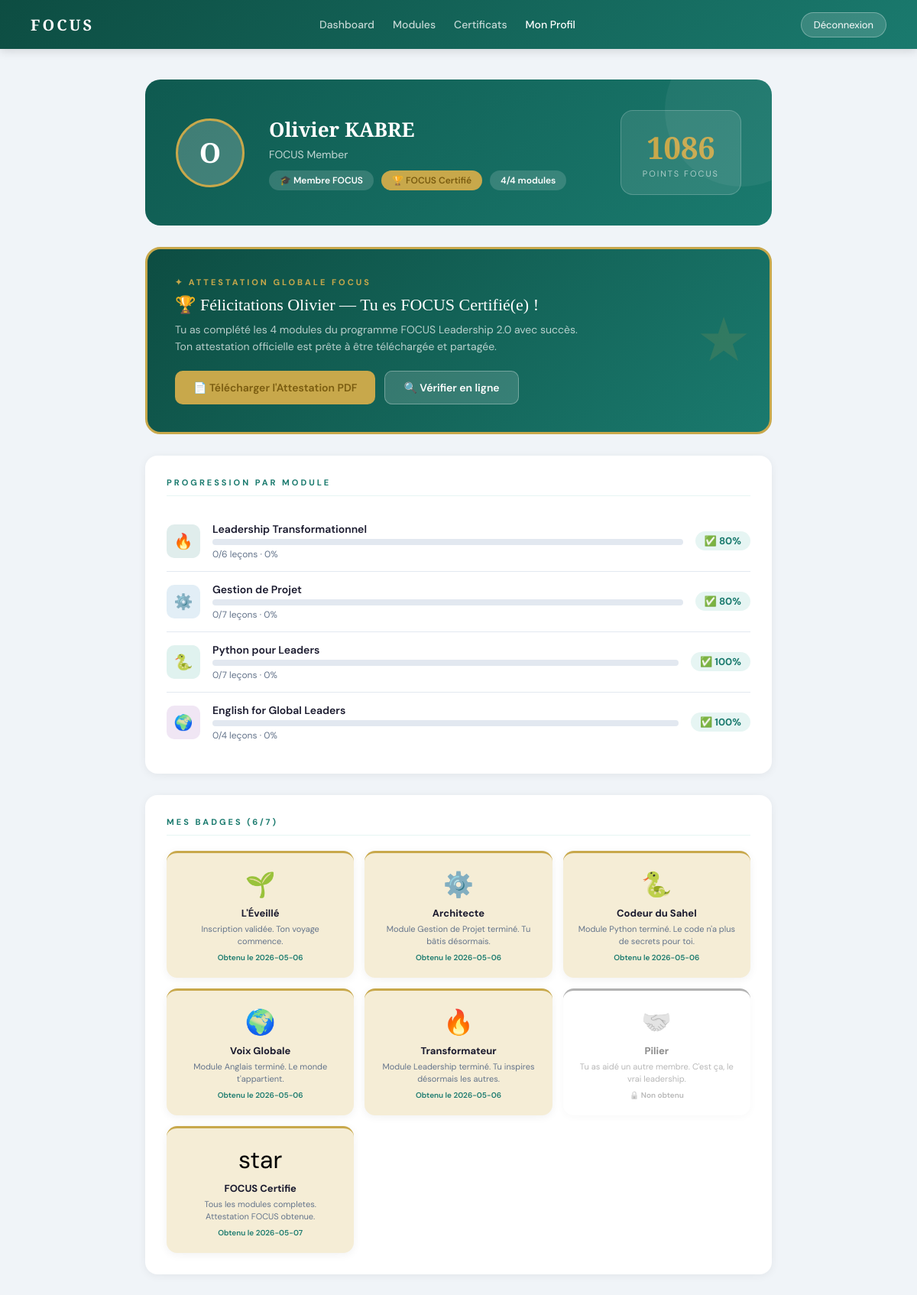
Screenshot of /profile (signed in) with the database file from the repository.
### tables this page shows
CREATE TABLE users (
            id              INTEGER PRIMARY KEY AUTOINCREMENT,
            full_name       TEXT    NOT NULL,
            email           TEXT    NOT NULL UNIQUE,
            password_hash   TEXT    NOT NULL,
            role            TEXT    NOT NULL DEFAULT 'member'
                                    CHECK(role IN ('member', 'admin')),
            establishment   TEXT,
            city            TEXT,
            bio             TEXT,
            avatar_url      TEXT,
            status          TEXT    NOT NULL DEFAULT 'pending'
                                    CHECK(status IN ('pending', 'active', 'suspended')),
            points          INTEGER NOT NULL DEFAULT 0,
            created_at      TEXT    NOT NULL DEFAULT (datetime('now')),
            last_login      TEXT,
            email_verified  INTEGER NOT NULL DEFAULT 0
        );

CREATE TABLE modules (
            id              INTEGER PRIMARY KEY AUTOINCREMENT,
            slug            TEXT    NOT NULL UNIQUE,
            title           TEXT    NOT NULL,
            description     TEXT,
            icon            TEXT,
            color           TEXT    NOT NULL DEFAULT '#1A7A6E',
            order_index     INTEGER NOT NULL DEFAULT 0,
            is_published    INTEGER NOT NULL DEFAULT 1,
            passing_score   INTEGER NOT NULL DEFAULT 70,
            created_at      TEXT    NOT NULL DEFAULT (datetime('now'))
        );

CREATE TABLE certificates (
            id              INTEGER PRIMARY KEY AUTOINCREMENT,
            certificate_uid TEXT    NOT NULL UNIQUE,
            user_id         INTEGER NOT NULL REFERENCES users(id) ON DELETE CASCADE,
            module_id       INTEGER NOT NULL REFERENCES modules(id) ON DELETE CASCADE,
            issued_at       TEXT    NOT NULL DEFAULT (datetime('now')),
            final_score     INTEGER NOT NULL,
            pdf_path        TEXT,
            is_valid        INTEGER NOT NULL DEFAULT 1
        );

CREATE TABLE badges (
            id              INTEGER PRIMARY KEY AUTOINCREMENT,
            slug            TEXT    NOT NULL UNIQUE,
            name            TEXT    NOT NULL,
            description     TEXT    NOT NULL,
            icon            TEXT    NOT NULL,
            color           TEXT    NOT NULL DEFAULT '#C8A84B',
            trigger_type    TEXT    NOT NULL
                                    CHECK(trigger_type IN (
                                        'registration',
                                        'module_complete',
                                        'helped_member',
                                        'perfect_score',
                                        'streak',
                                        'manual'
                                    )),
            trigger_value   TEXT,
            points_reward   INTEGER NOT NULL DEFAULT 50,
            is_active       INTEGER NOT NULL DEFAULT 1
        );

CREATE TABLE user_badges (
            id              INTEGER PRIMARY KEY AUTOINCREMENT,
            user_id         INTEGER NOT NULL REFERENCES users(id) ON DELETE CASCADE,
            badge_id        INTEGER NOT NULL REFERENCES badges(id) ON DELETE CASCADE,
            awarded_at      TEXT    NOT NULL DEFAULT (datetime('now')),
            awarded_by      TEXT    NOT NULL DEFAULT 'system',
            UNIQUE(user_id, badge_id)
        );

### app.py (the view)
@app.route('/profile')
def profile():
    user = get_current_user()
    if user is None:
        session.clear()
        return redirect(url_for('login'))
    from attestation_focus import ensure_tables, check_all_modules_completed, issue_global_attestation, get_user_certs_detail
    ensure_tables()
    all_completed, completed_count, total_count = check_all_modules_completed(user['id'])
    progress = get_user_module_progress(user['id'])
    certs = get_user_certs_detail(user['id'])
    cert_map = {c['module_id']: c for c in certs}
    all_badges_list = get_all_badges()
    earned = get_user_badges(user['id'])
    earned_ids = [b['id'] for b in earned]
    uid = issue_global_attestation(user['id']) if all_completed else None
    return render_template('profile.html', user=user,
        all_completed=all_completed, completed_count=completed_count,
        total_count=total_count, progress=progress, cert_map=cert_map,
        all_badges=all_badges_list, earned_badges=earned,
        earned_badge_ids=earned_ids, attestation_uid=uid)

### app.py (called while the page is built)
def get_current_user():
    if "user_id" in session:
        return get_user_by_id(session["user_id"])
    return None

### attestation_focus.py (called while the page is built, shortened)
def get_db():
    conn = sqlite3.connect(DB_PATH)
    conn.execute('PRAGMA foreign_keys = ON')
    conn.row_factory = sqlite3.Row
    return conn

def ensure_tables():
    conn = get_db()
    conn.execute('''CREATE TABLE IF NOT EXISTS global_attestations (
        id INTEGER PRIMARY KEY AUTOINCREMENT,
        attestation_uid TEXT NOT NULL UNIQUE,
        user_id INTEGER NOT NULL,
        issued_at TEXT NOT NULL DEFAULT (datetime('now')),
        pdf_path TEXT,
        is_valid INTEGER NOT NULL DEFAULT 1)''')
    conn.commit()
    conn.close()

def check_all_modules_completed(user_id):
    conn = get_db()
    total = conn.execute('SELECT COUNT(*) FROM modules WHERE is_published=1').fetchone()[0]
    completed = conn.execute('SELECT COUNT(*) FROM certificates WHERE user_id=? AND is_valid=1', (user_id,)).fetchone()[0]
    conn.close()
    return completed >= total, completed, total

def get_user_certs_detail(user_id):
    conn = get_db()
    certs = conn.execute('''SELECT c.*, m.title as module_title, m.icon as module_icon, m.color as module_color, m.slug
        FROM certificates c JOIN modules m ON c.module_id = m.id
        WHERE c.user_id=? AND c.is_valid=1 ORDER BY c.issued_at ASC''', (user_id,)).fetchall()
    conn.close()
    return certs

def issue_global_attestation(user_id):
    ensure_tables()
    conn = get_db()
    existing = conn.execute('SELECT * FROM global_attestations WHERE user_id=? AND is_valid=1', (user_id,)).fetchone()
    if existing:
        conn.close()
        return existing['attestation_uid']

### database/db.py (called while the page is built, shortened)
def get_db():
    conn = sqlite3.connect(DB_PATH)
    conn.execute('PRAGMA foreign_keys = ON')
    conn.row_factory = sqlite3.Row
    return conn

def get_user_by_id(user_id):
    conn = get_db()
    user = conn.execute("SELECT * FROM users WHERE id=?", (user_id,)).fetchone()
    conn.close()
    return user

def get_user_module_progress(user_id):
    conn = get_db()
    modules = conn.execute(
        "SELECT * FROM modules WHERE is_published=1 ORDER BY order_index"
    ).fetchall()
    result = []
    for m in modules:
        completed, total, pct = get_module_completion_rate(user_id, m["id"])
        result.append({
            "module": dict(m),
            "completed": completed,
            "total": total,
            "percent": pct,
        })
    conn.close()
    return result

### templates/profile.html (shortened to what this page needs)
<!DOCTYPE html>
<html lang="fr">
<head>
</head>
<body>
<div class="topbar">
  <a href="/dashboard" class="topbar-logo">FOCUS</a>
  <div class="nav-links">
    <a href="/dashboard" class="nav-link">Dashboard</a>
    <a href="/modules" class="nav-link">Modules</a>
    <a href="/certificates" class="nav-link">Certificats</a>
    <a href="/profile" class="nav-link active">Mon Profil</a>
  </div>
  <a href="/logout" class="btn-logout">Déconnexion</a>
</div>
<div class="main">
  <div class="profile-hero">
    <div class="avatar-big">{{ user['full_name'][0].upper() }}</div>
    <div class="profile-info">
      <h1>{{ user['full_name'] }}</h1>
      <p>{{ user['establishment'] or 'FOCUS Member' }}{% if user['city'] %} · {{ user['city'] }}{% endif %}</p>
      <div class="profile-chips">
        <span class="chip">🎓 Membre FOCUS</span>
        {% if all_completed %}
        <span class="chip chip-gold">🏆 FOCUS Certifié</span>
        {% endif %}
        <span class="chip">{{ completed_count }}/{{ total_count }} modules</span>
      </div>
    </div>
    <div class="points-big">
      <div class="points-num">{{ user['points'] }}</div>
      <div class="points-label">Points FOCUS</div>
    </div>
  </div>
  {% if all_completed %}
  <div class="attestation-card">
    <div class="attestation-label">✦ Attestation Globale FOCUS</div>
    <div class="attestation-title">🏆 Félicitations {{ user['full_name'].split()[0] }} — Tu es FOCUS Certifié(e) !</div>
    <div class="attestation-desc">
      Tu as complété les 4 modules du programme FOCUS Leadership 2.0 avec succès.<br>
      Ton attestation officielle est prête à être téléchargée et partagée.
    </div>
    <div class="attestation-actions">
      <a href="/attestation/download" class="btn btn-gold">📄 Télécharger l'Attestation PDF</a>
      <a href="/verify/attestation/{{ attestation_uid }}" class="btn btn-outline-white" target="_blank">🔍 Vérifier en ligne</a>
    </div>
  </div>
  {% endif %}
  <div class="progress-card">
    <div class="card-title">Progression par Module</div>
    {% for item in progress %}
    {% set m = item.module %}
    <div class="module-progress-item">
      <div class="mod-icon" style="background:{{ m.color }}22">{{ m.icon }}</div>
      <div class="mod-info">
        <div class="mod-name">{{ m.title }}</div>
        <div class="prog-bar">
        </div>
        <div class="prog-meta">{{ item.completed }}/{{ item.total }} leçons · {{ item.percent }}%</div>
      </div>
      {% set cert = cert_map.get(m.id) %}
      {% if cert %}
      <span class="mod-score score-ok">✅ {{ cert.final_score }}%</span>
      {% else %}
      <span class="mod-score score-pending">En cours</span>
      {% endif %}
    </div>
    {% endfor %}
  </div>
  <div class="progress-card">
    <div class="card-title">Mes Badges ({{ earned_badges|length }}/{{ all_badges|length }})</div>
    <div class="badges-grid">
      {% for badge in all_badges %}
      {% set earned = badge.id in earned_badge_ids %}
      <div class="badge-card {% if earned %}earned{% else %}locked{% endif %}">
        <div class="badge-emoji">{{ badge['icon'] }}</div>
        <div class="badge-name">{{ badge['name'] }}</div>
        <div class="badge-desc">{{ badge['description'] }}</div>
        {% if earned %}
        {% for eb in earned_badges %}
        {% if eb['id'] == badge['id'] %}
        <div class="badge-date">Obtenu le {{ eb['awarded_at'][:10] }}</div>
        {% endif %}
        {% endfor %}
        {% else %}
        <div class="badge-date" style="color:var(--soft)">🔒 Non obtenu</div>
        {% endif %}
      </div>
      {% endfor %}
    </div>
  </div>
</div>
</body>
</html>

### rows the page displays
users: full_name "O", full_name "Olivier KABRE", establishment "FOCUS Member", points "1086", full_name "Olivier"
modules: icon "🔥", title "Leadership Transformationnel"
certificates: final_score "80"
modules: icon "⚙️", title "Gestion de Projet"
certificates: final_score "80"
modules: icon "🐍", title "Python pour Leaders"
certificates: final_score "100"
modules: icon "🌍", title "English for Global Leaders"
certificates: final_score "100"
badges: icon "🌱", name "L'Éveillé", description "Inscription validée. Ton voyage commence."
user_badges: awarded_at "2026-05-06"
badges: icon "⚙️", name "Architecte", description "Module Gestion de Projet terminé. Tu bâtis désormais."
user_badges: awarded_at "2026-05-06"
badges: icon "🐍", name "Codeur du Sahel", description "Module Python terminé. Le code n'a plus de secrets pour toi."
user_badges: awarded_at "2026-05-06"
badges: icon "🌍", name "Voix Globale", description "Module Anglais terminé. Le monde t'appartient."
user_badges: awarded_at "2026-05-06"
badges: icon "🔥", name "Transformateur", description "Module Leadership terminé. Tu inspires désormais les autres."
user_badges: awarded_at "2026-05-06"
badges: icon "🤝", name "Pilier", description "Tu as aidé un autre membre. C'est ça, le vrai leadership.", shows "🔒 Non obtenu"
badges: icon "star", name "FOCUS Certifie", description "Tous les modules completes. Attestation FOCUS obtenue."
user_badges: awarded_at "2026-05-07"

### other values shown
{{ completed_count }} "4"
{{ total_count }} "4"
{{ item.completed }} "0" "0" "0" "0"
{{ item.total }} "6" "7" "7" "4"
{{ item.percent }} "0" "0" "0" "0"
{{ earned_badges|length }} "6"
{{ all_badges|length }} "7"
